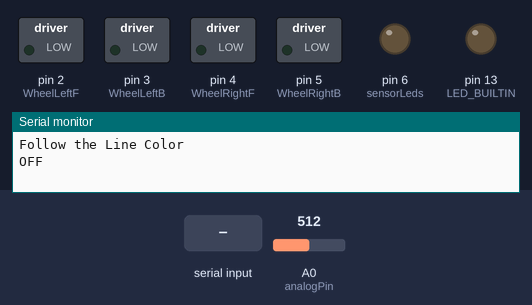
The sketch below on a simulated Arduino Uno, built with avr-gcc and run on an emulated ATmega328P. Parts: switched loads named in the sketch (green lamp = pin HIGH), output pins drawn as LEDs (lit = HIGH), the last lines printed to the serial monitor. The test bench sets the inputs (shaded band); at power-on: A0 (analogPin) = 512.

Above: at 1.2 s.
1.3 s: "f" received over Serial
2.8 s: A0 (analogPin) set to 491
At 5.2 s:
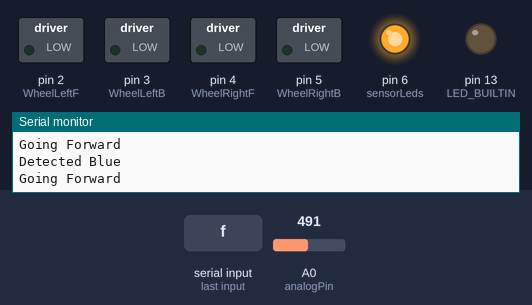
5.8 s: A0 (analogPin) set to 511
At 6.6 s:
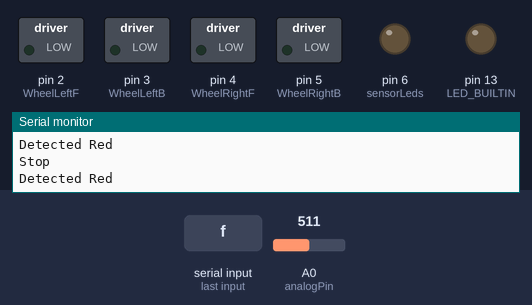
Timing chart, 0 to 8.8 s (numbered marks = the images above; inputs shaded):
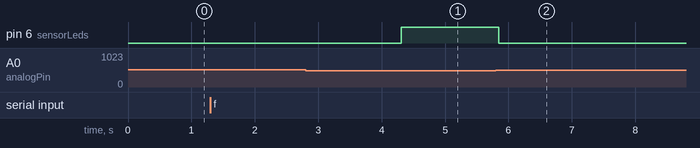

The sketch:

FollowTheLine.ino
```cpp
#include "Arduino.h"

const byte WheelLeftF = 2;
const byte WheelLeftB = 3;
const byte WheelRightF = 4;
const byte WheelRightB = 5;

const byte sensorLeds = 6;

const byte analogPin = A0;

// Range of colors are partitions of 1023
const int B_LOW = 300;
const int B_HIGH = 500;
const int R_LOW = 500;
const int R_HIGH = 800;

const int MAX = 255;
const int TQUARTER = 191;
const int HALF = 127;
const int QUARTER = 64;
const int ZERO = 0;

/* Edit this for bot functionality
 * stop = 's'
 * forward = 'f'
 * backward = 'b'
 * right = 'r'
 * left  = 'l'
 **********************************/
 const char RED_DO = 's';
 const char BLUE_DO = 'f';
 const char BLACK_DO = 's';
 const char YELLOW_DO = 'r';

 const int FWD_SPD = QUARTER;
 const int BCK_SPD = QUARTER;
 const int LFT_SPD = QUARTER;
 const int RGT_SPD = QUARTER;
 const int RT_CW_SPD = QUARTER;
 const int RT_CCW_SPD = QUARTER;
/* *********************************/

String readString;

volatile uint8_t state;
enum States_enum {OFF, ON, STOP, FORWARD, BACKWARD, LEFT, RIGHT, CLOCKWISE, CCLOCKWISE};

void pinClose(byte pin);
void pinOpen(byte pin);
void allPinsOpen();
void stateControl(char c);
void bootSequence();
void driveMotor(byte pinOpen1, byte pinOpen2, byte pinClose1, byte pinClose2);

void setup() {
  pinMode(LED_BUILTIN, OUTPUT);
  pinMode(WheelLeftF, OUTPUT);
  pinMode(WheelLeftB, OUTPUT);
  pinMode(WheelRightF, OUTPUT);
  pinMode(WheelRightB, OUTPUT);
  pinMode(sensorLeds, OUTPUT);

  Serial.begin(9600);
  Serial.println("Follow the Line Color"); // so I can keep track of what is loaded
  Serial.println("OFF");
  state = OFF;
}

void loop() {
  while (Serial.available()) {
    char c = Serial.read();  //gets one byte from serial buffer
    readString += c; //makes the string readString
    if (c = 'g') {
        state = ON;
    }
    delay(2);  //slow looping to allow buffer to fill with next character
  }

  if (readString.length() >0) {
    readString=""; //empty for next input
    delay(2);  //slow down a bit so motors have time to get inputs
  }

  switch (state)
  {
    case OFF:
      /* Starting state, nothing should be on */
      allPinsOpen();
      break;

    case ON:
      bootSequence();
      senseTape();
    break;

    case STOP:
      senseTape();
      allPinsOpen();
      break;

    case FORWARD:
      senseTape();
      pinOpen(WheelLeftB);
      pinOpen(WheelRightB);
      analogWrite(WheelLeftF, QUARTER);
      analogWrite(WheelRightF, QUARTER);
      break;

    case BACKWARD:
      senseTape();
      pinOpen(WheelLeftF);
      pinOpen(WheelRightF);
      analogWrite(WheelLeftB, QUARTER);
      analogWrite(WheelRightB, QUARTER);
      break;

     case LEFT:
      senseTape();
      pinOpen(WheelLeftB);
      pinOpen(WheelRightB);
      analogWrite(WheelLeftF, ZERO);
      analogWrite(WheelRightF, QUARTER);
      break;

    case RIGHT:
      senseTape();
      pinOpen(WheelLeftB);
      pinOpen(WheelRightB);
      analogWrite(WheelLeftF, QUARTER);
      analogWrite(WheelRightF, ZERO);
      break;

    case CLOCKWISE:
      senseTape();
      /*
      pinOpen(WheelLeftB);
      pinOpen(WheelRightF);
      analogWrite(WheelLeftF, QUARTER);
      analogWrite(WheelRightB, QUARTER);
      */
      driveMotor(WheelLeftB, WheelRightF, WheelLeftF, WheelRightB);
      break;

    case CCLOCKWISE:
      senseTape();
      /*
      pinOpen(WheelLeftF);
      pinOpen(WheelRightB);
      analogWrite(WheelLeftB, QUARTER);
      analogWrite(WheelRightF, QUARTER);
      */
      driveMotor(WheelLeftF, WheelRightB, WheelLeftB, WheelRightF);
      break;
  }
}

void senseTape()
{
        int voltage = analogRead(analogPin);
        bool is_black = voltage < B_LOW;
        bool is_blue = (voltage >= B_LOW) and (voltage <= B_HIGH);
        bool is_red = (voltage > R_LOW) and (voltage <= R_HIGH);
        bool is_yellow = voltage > R_HIGH;

        char cmd;
        if (is_black) {
            Serial.println("Detected Black");
            cmd = BLACK_DO;
        } else if (is_blue) {
            Serial.println("Detected Blue");
            cmd = BLUE_DO;
        } else if (is_red) {
            Serial.println("Detected Red");
            cmd = RED_DO;
        } else if (is_yellow) {
            Serial.println("Detected Yellow");
            cmd = YELLOW_DO;
        } else {
            Serial.println("Invalid voltage detected! Check Code!");
            cmd = 's';
        }

        stateControl(cmd);
}


void driveMotor(byte pinOpen1, byte pinOpen2, byte pinClose1, byte pinClose2)
{
    pinOpen(pinOpen1);
    pinOpen(pinOpen2);

    switch (state)
    {
    case FORWARD:
      analogWrite(WheelLeftF, FWD_SPD);
      analogWrite(WheelRightF, FWD_SPD);
      break;

    case BACKWARD:
      analogWrite(WheelLeftB, BCK_SPD);
      analogWrite(WheelRightB, BCK_SPD);
      break;

     case LEFT:
      analogWrite(WheelLeftF, ZERO);
      analogWrite(WheelRightF, LFT_SPD);
      break;

    case RIGHT:
      analogWrite(WheelLeftF, RGT_SPD);
      analogWrite(WheelRightF, ZERO);
      break;

    case CLOCKWISE:
      analogWrite(WheelLeftF, RT_CW_SPD);
      analogWrite(WheelRightB, RT_CW_SPD);
      break;

    case CCLOCKWISE:
      analogWrite(WheelLeftB, RT_CCW_SPD);
      analogWrite(WheelRightF, RT_CCW_SPD);
      break;
  }
}

void bootSequence()
{
      Serial.println("Bot is on");
      Serial.println("Moving in ");
      Serial.println("3");
      delay(1000);
      Serial.println("2");
      delay(1000);
      Serial.println("1");
      delay(1000);
      pinClose(sensorLeds);
}

void allPinsOpen()
{
      pinOpen(WheelLeftB);
      pinOpen(WheelRightB);
      pinOpen(WheelLeftF);
      pinOpen(WheelRightF);
      pinOpen(sensorLeds);
}

void stateControl(char c)
{
    if (c == 'f'){
        Serial.println("Going Forward");
        state = FORWARD;
    } else if (c == 'b'){
        Serial.println("Moving Backward");
        state = BACKWARD;
    }  else if (c == 'l'){
        Serial.println("Moving Left");
        state = LEFT;
    } else if (c == 'r'){
        Serial.println("Moving Right");
        state = RIGHT;
    }  else if (c == 's'){
        Serial.println("Stop");
        state = STOP;
    } else if (c == 'd'){
        Serial.println("Turn 360 Clockwise");
        state = CLOCKWISE;
    } else if (c == 'a'){
        Serial.println("Turn 360 Counter Clockwise");
        state = CCLOCKWISE;
    }

    delay(5);  //slow loop to allow for change in state
}

void pinOpen(byte pin)
{
    digitalWrite(pin, LOW);
}

void pinClose(byte pin)
{
    digitalWrite(pin, HIGH);
}
```

Measured:
- the behaviour switches between 501 and 500 on A0 (analogPin) (found by bisection; images 0 and 1)
- after the input at 2.8 s, pin 6 (sensorLeds): goes on until 4.3 s, then stays HIGH
- after the input at 5.8 s, pin 6 (sensorLeds): HIGH → LOW at once
